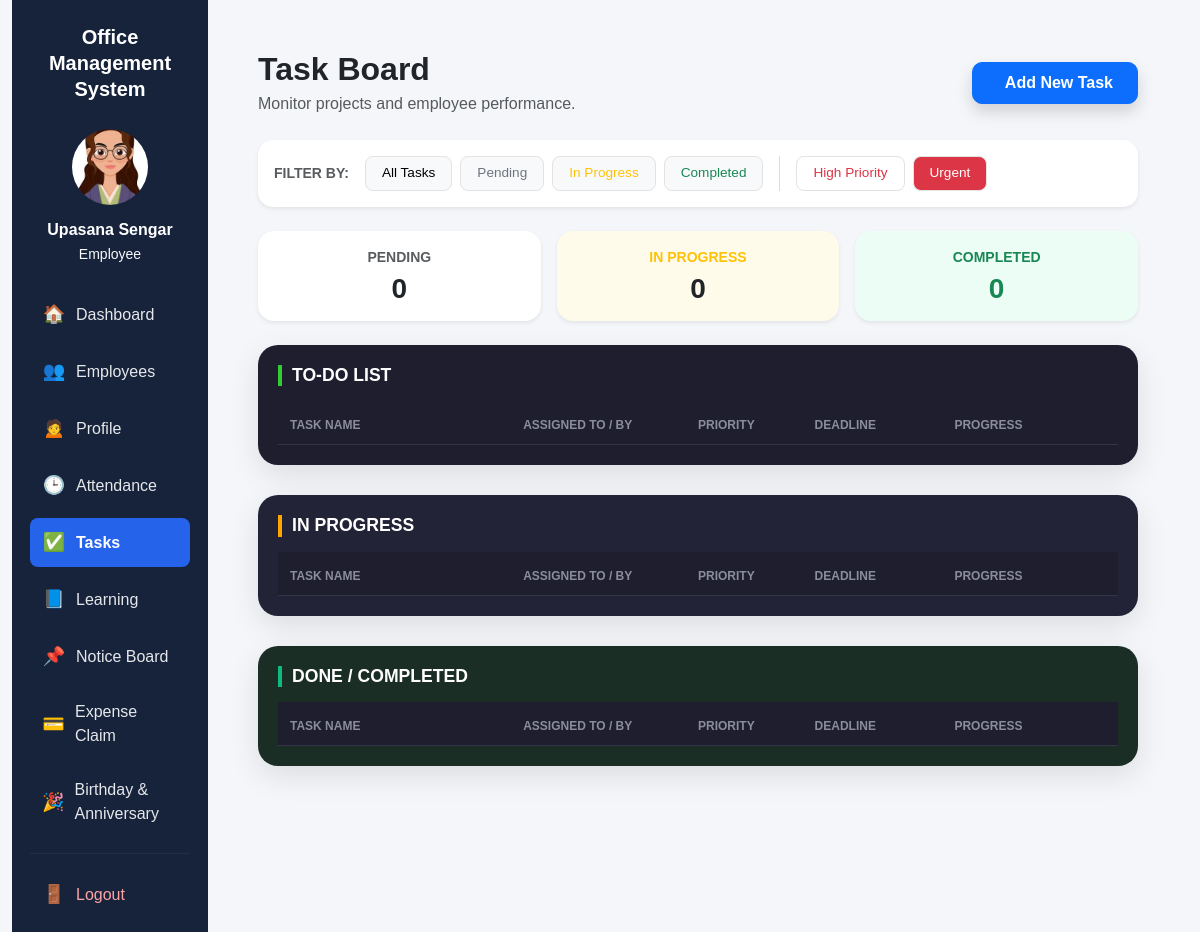
Page /tasks/ (signed in) on the earlier database version.
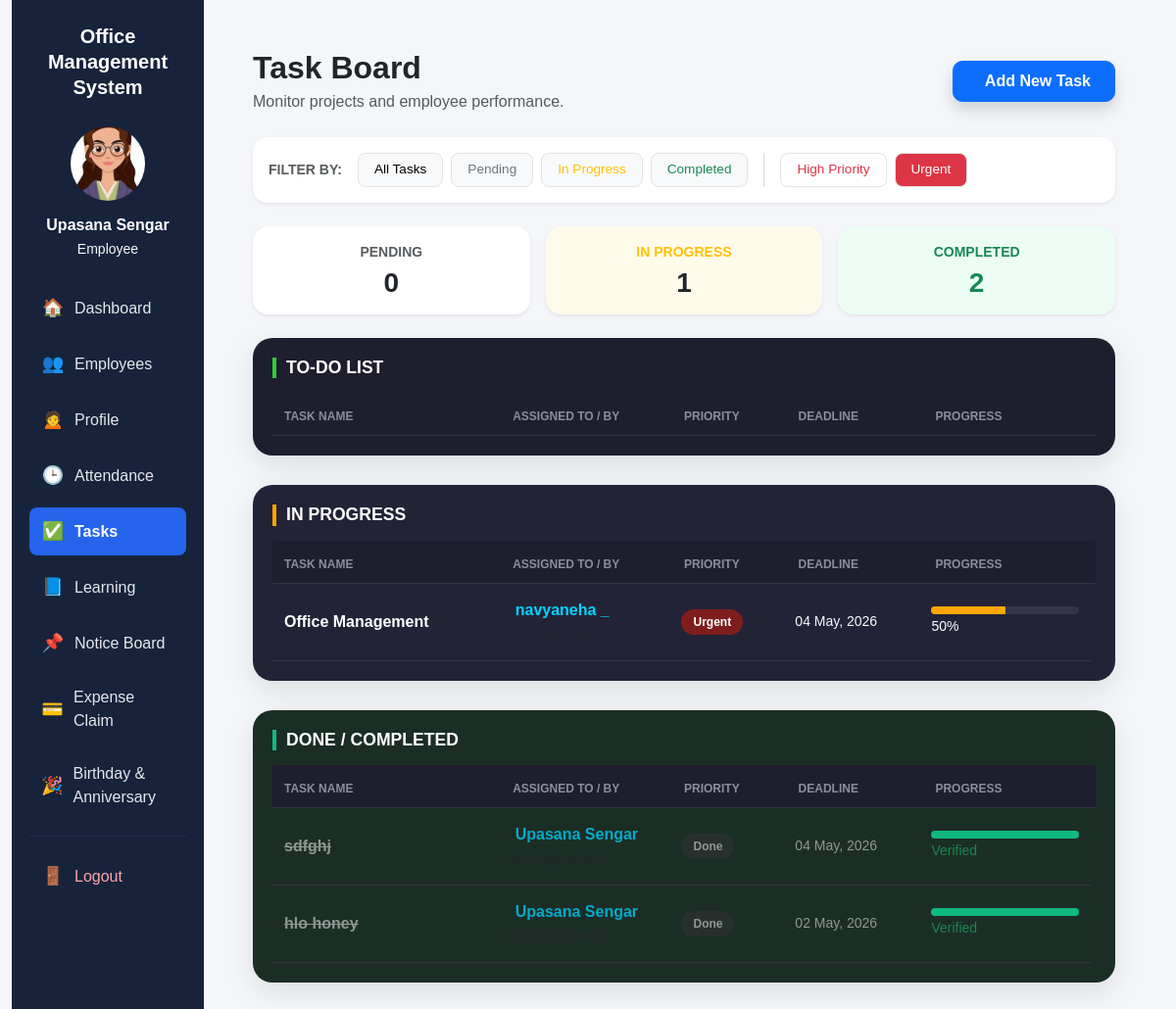
Same page on the later database version.
### apps/tasks/models.py (models this page shows, shortened)
class Task(models.Model):
    STATUS_CHOICES = [('Pending', 'Pending'), ('In Progress', 'In Progress'), ('Completed', 'Completed')]
    PRIORITY_CHOICES = [('Low', 'Low'), ('Medium', 'Medium'), ('High', 'High'), ('Urgent', 'Urgent')]
    title = models.CharField(max_length=200)
    description = models.TextField(blank=True, null=True)
    employee = models.ForeignKey(Employee, on_delete=models.CASCADE, related_name='tasks') # Kisko diya
    assigned_by = models.ForeignKey(User, on_delete=models.SET_NULL, null=True) # Kisne diya
    status = models.CharField(max_length=50, choices=STATUS_CHOICES, default='Pending')
    priority = models.CharField(max_length=50, choices=PRIORITY_CHOICES, default='Medium')
    deadline = models.DateField(blank=True, null=True)
    progress = models.IntegerField(default=0)

### apps/employees/models.py (models this page shows, shortened)
class Employee(models.Model):
    user = models.OneToOneField(User, on_delete=models.CASCADE, null=True, blank=True)
    photo = models.ImageField(upload_to='employees/', blank=True, null=True)
    name = models.CharField(max_length=100)
    email = models.EmailField()
    phone = models.CharField(max_length=20, blank=True, null=True)
    department = models.CharField(max_length=100)
    position = models.CharField(max_length=100, blank=True, null=True)
    about_me = models.TextField(blank=True, null=True, help_text="Employee self-description")
    date_joined = models.DateField(auto_now_add=True)
    leave_balance = models.IntegerField(default=10)

### apps/tasks/views.py (the view)
# urls.py: path('', views.task_list, name='task_list'),
@login_required
def task_list(request):
    all_tasks = Task.objects.all().select_related('employee', 'assigned_by').order_by('-id')
    status_query = request.GET.get('status')
    priority_query = request.GET.get('priority')
    tasks = all_tasks
    if status_query:
        tasks = tasks.filter(status=status_query)
    if priority_query:
        tasks = tasks.filter(priority=priority_query)
    pending_count = all_tasks.filter(status='Pending').count()
    progress_count = all_tasks.filter(status='In Progress').count()
    completed_count = all_tasks.filter(status='Completed').count()
    return render(request, 'tasks/list.html', {
        'tasks': tasks,
        'pending_count': pending_count,
        'progress_count': progress_count,
        'completed_count': completed_count,
    })

### templates/tasks/list.html (shortened to what the changed rows need)
{% extends 'base.html' %}
{% block content %}
<div class="task-board-container">
    <div class="d-flex justify-content-between align-items-center mb-4 flex-wrap gap-3">
        <div>
            <h2 class="fw-bold mb-1">Task Board</h2>
        </div>
    </div>
    <div class="row g-3 mb-4">
        <div class="col-6 col-md-4">
            <div class="card p-3 shadow-sm text-center border-0" style="background:#fffbeb; border-radius: 16px;">
                <p class="text-warning small mb-1 fw-bold">IN PROGRESS</p>
                <h3 class="fw-bold mb-0">{{ progress_count }}</h3>
            </div>
        </div>
        <div class="col-12 col-md-4">
            <div class="card p-3 shadow-sm text-center border-0" style="background:#ecfdf5; border-radius: 16px;">
                <p class="text-success small mb-1 fw-bold">COMPLETED</p>
                <h3 class="fw-bold mb-0 text-success">{{ completed_count }}</h3>
            </div>
        </div>
    </div>
    <div class="task-section" style="background: #232338;">
        <div class="task-table-wrapper">
            <div class="task-scroll-area">
                {% for task in tasks %}
                    {% if task.status == "In Progress" %}
                    <div class="task-row">
                        <div class="fw-bold text-white">{{ task.title }}</div>
                        <div>
                            <span class="emp-name-highlight"> {{ task.employee.name }}</span>
                            <br><small class="text-muted">By: {{ task.assigned_by.username|default:"Admin" }}</small>
                        </div>
                        <div><span class="priority-pill priority-{{ task.priority|lower }}">{{ task.priority }}</span></div>
                        <div class="small text-light">{{ task.deadline|date:"d M, Y"|default:"No Date" }}</div>
                        <div>
                            <div class="progress-track"><div class="progress-fill" style="width:{{ task.progress }}%; background: orange;"></div></div>
                            <span class="progress-text small">{{ task.progress }}%</span>
                        </div>
                    </div>
                    {% endif %}
                {% endfor %}
            </div>
        </div>
    </div>
    <div class="task-section" style="background: #1b2e25;">
        <div class="task-table-wrapper">
            <div class="task-scroll-area">
                {% for task in tasks %}
                    {% if task.status == "Completed" %}
                    <div class="task-row">
                        <div class="fw-bold text-decoration-line-through opacity-50">{{ task.title }}</div>
                        <div>
                            <span class="emp-name-highlight opacity-75"> {{ task.employee.name }}</span>
                            <br><small class="text-muted">By: {{ task.assigned_by.username|default:"Admin" }}</small>
                        </div>
                        <div><span class="priority-pill opacity-50" style="background:#333; color:#fff;">Done</span></div>
                        <div class="small opacity-50">{{ task.deadline|date:"d M, Y" }}</div>
                        <div>
                            <div class="progress-track"><div class="progress-fill" style="width:100%; background: #10b981;"></div></div>
                            <span class="progress-text small text-success">Verified</span>
                        </div>
                    </div>
                    {% endif %}
                {% endfor %}
            </div>
        </div>
    </div>
</div>
{% endblock %}

Differences in the rows shown:
added Task: title "Office Management", employee.name "navyaneha _", priority "Urgent", deadline "04 May, 2026", progress "50", shown under "IN PROGRESS"
added Task: title "sdfghj", employee.name "Upasana Sengar", deadline "04 May, 2026", shown under "DONE / COMPLETED"
added Task: title "hlo honey", employee.name "Upasana Sengar", deadline "02 May, 2026", shown under "DONE / COMPLETED"
Other differences:
{{ progress_count }}: "0" → "1"
{{ completed_count }}: "0" → "2"
